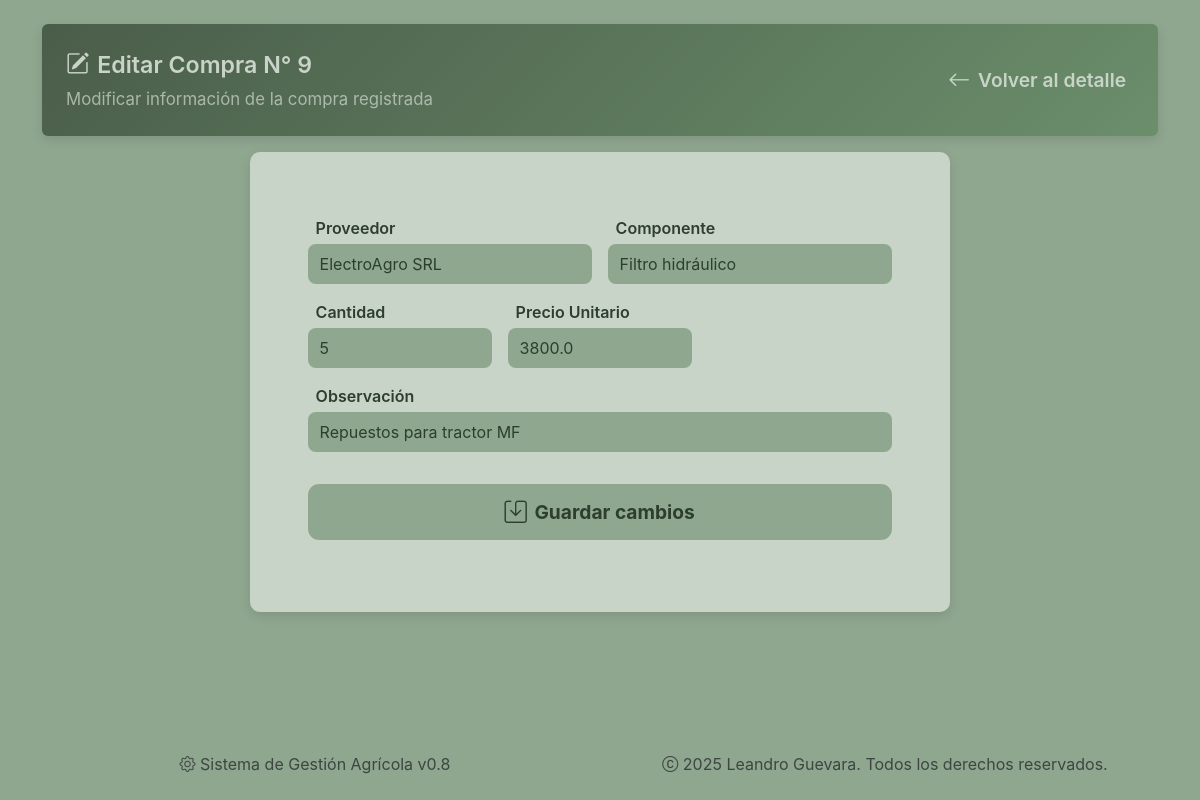
/compras/editar/9, run on an earlier commit of the app's database.
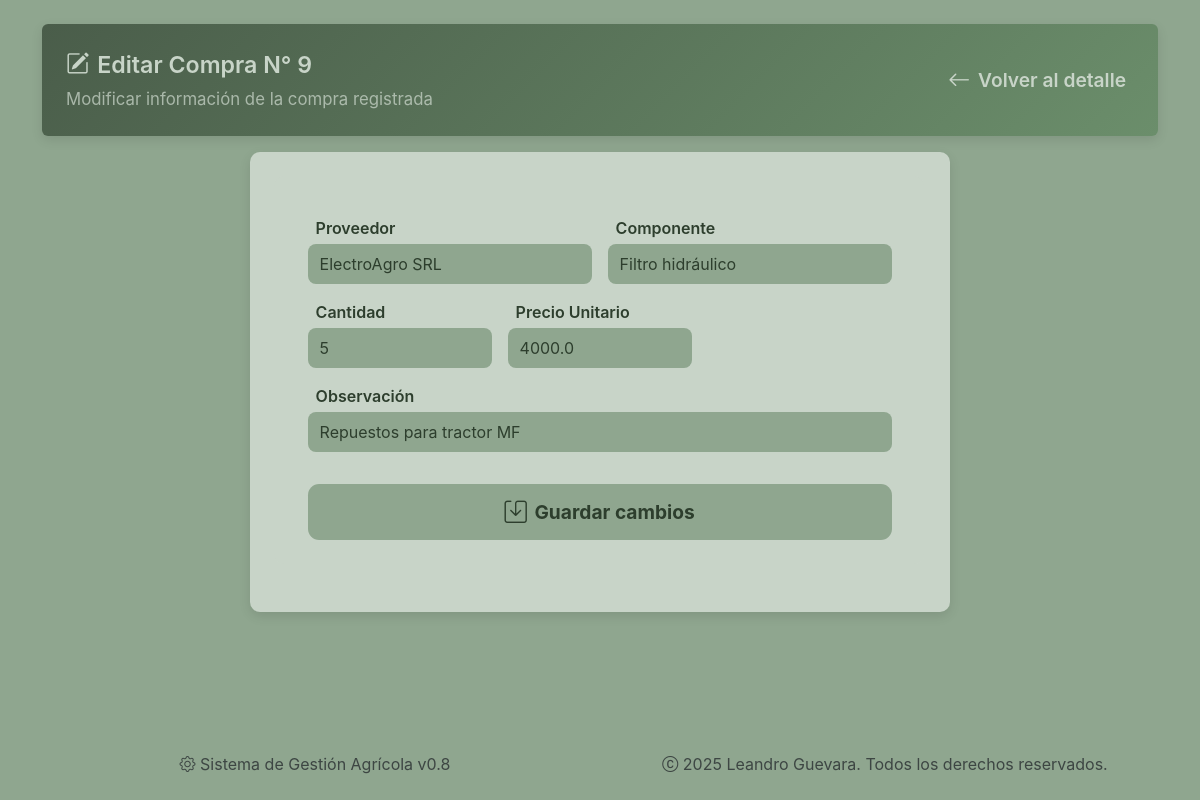
And on a later commit of the database.
### tables this page shows
CREATE TABLE compras (
        ID_Compra INTEGER PRIMARY KEY AUTOINCREMENT,
        ID_Proveedor INTEGER,
        ID_Componente INTEGER,
        Cantidad INTEGER,
        Precio_Unitario REAL,
        Observacion TEXT,
        Fecha TIMESTAMP DEFAULT CURRENT_TIMESTAMP,
        FOREIGN KEY (ID_Proveedor) REFERENCES proveedores(ID) ON DELETE SET NULL,
        FOREIGN KEY (ID_Componente) REFERENCES componentes(ID) ON DELETE SET NULL
    );

CREATE TABLE proveedores (
        ID INTEGER PRIMARY KEY AUTOINCREMENT,
        Nombre TEXT NOT NULL,
        Localidad TEXT,
        Contacto TEXT,
        Telefono TEXT,
        Email TEXT,
        Rubro TEXT,
        Direccion TEXT,
        Observaciones TEXT
    );

CREATE TABLE componentes (
        ID INTEGER PRIMARY KEY AUTOINCREMENT,
        ID_Componente TEXT UNIQUE,
        Nombre TEXT NOT NULL,
        Descripcion TEXT,
        Tipo TEXT,
        Foto TEXT,
        Marca TEXT,
        Modelo TEXT,
        Precio REAL
    );

### sistema_gestion_agricola/routes/compras.py (the view, shortened to what this page needs)
@compras_bp.route('/editar/<int:id_compra>', methods=['GET', 'POST'])
def editar_compra(id_compra):
    conn = get_db_connection()
    compra = conn.execute('''
        SELECT * FROM compras WHERE ID_Compra = ?
    ''', (id_compra,)).fetchone()
    if compra is None:
        conn.close()
        return render_template('404.html', message='Compra no encontrada'), 404
    proveedores = conn.execute('SELECT ID, Nombre FROM proveedores').fetchall()
    componentes = conn.execute('SELECT ID, Nombre FROM componentes').fetchall()
    conn.close()
    return render_template('compras/editar.html',
                           compra=compra,
                           proveedores=proveedores,
                           componentes=componentes)

### sistema_gestion_agricola/utils/db.py (called while the page is built)
def get_db_connection():
    conn = sqlite3.connect('sistema_gestion_agricola.db', timeout=10)
    conn.row_factory = sqlite3.Row
    return conn

### sistema_gestion_agricola/templates/compras/editar.html (shortened to what this page needs)
{% extends "base.html" %}
{% block content %}
<div class="page-wrapper">
    <div class="dashboard-header hidden-item p-4 mb-3 rounded">
        <div class="header-topbar">
            <div class="header-title">
                <h2 class="section-title"><i class="bi bi-pencil-square"></i> Editar Compra N° {{ compra.ID_Compra }}</h2>
                <p class="section-subtitle d-none d-md-block opacity-75">Modificar información de la compra registrada</p>
            </div>
            <div class="header-controls">
                <a href="{{ url_for('compras.ver_compra', id_compra=compra.ID_Compra) }}" class="btn btn-outline-primary btn-sm">
                    <i class="bi bi-arrow-left"></i> Volver al detalle
                </a>
            </div>
        </div>
    </div>
    <div class="card-section hidden-item mx-auto" style="max-width: 700px;">
        <div class="mt-0 card-section hidden-item" style="box-shadow: none; max-width: 650px;">
            <form method="POST" novalidate id="editPurchaseForm"
                class="mt-0 form-edit hidden-item row g-3 needs-validation"
                style="margin-left: 0.1em;">
                <div class="col-md-6">
                    <label class="form-label fw-semibold">Proveedor</label>
                    <select name="proveedor" class="form-select" required>
                        {% for p in proveedores %}
                            <option value="{{ p.ID }}" {% if p.ID == compra.ID_Proveedor %}selected{% endif %}>{{ p.Nombre }}</option>
                        {% endfor %}
                    </select>
                </div>
                <div class="col-md-6">
                    <label class="form-label fw-semibold">Componente</label>
                    <select name="componente" class="form-select" required>
                        {% for c in componentes %}
                            <option value="{{ c.ID }}" {% if c.ID == compra.ID_Componente %}selected{% endif %}>{{ c.Nombre }}</option>
                        {% endfor %}
                    </select>
                </div>
                <div class="col-md-4">
                    <label class="form-label fw-semibold">Cantidad</label>
                    <input type="number" name="cantidad" class="form-control" value="{{ compra.Cantidad }}" min="1" required>
                </div>
                <div class="col-md-4">
                    <label class="form-label fw-semibold">Precio Unitario</label>
                    <input type="number" step="0.01" name="precio_unitario" class="form-control" value="{{ compra.Precio_Unitario }}" required>
                </div>
                <div class="col-md-12">
                    <label class="form-label fw-semibold">Observación</label>
                    <input type="text" name="observacion" class="form-control" value="{{ compra.Observacion or '' }}">
                </div>
                <div class="col-md-12 text-end">
                    <button type="submit" class="btn btn-agri-primary">
                        <i class="bi bi-save"></i> Guardar cambios
                    </button>
                </div>
            </form>
        </div>
    </div>
</div>
{% endblock %}

What changed in the data, as far as the page shows it:
changed compras "Repuestos para tractor MF": precio_unitario "3800.0" → "4000.0"
